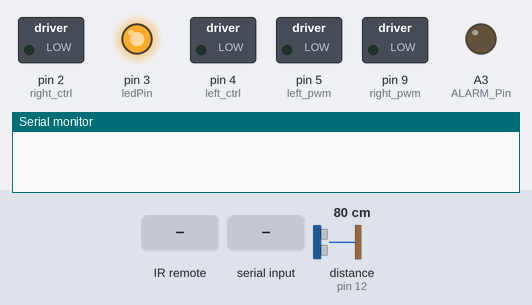
A sketch run on a simulated Arduino Uno, built with avr-gcc and run on an emulated ATmega328P. On the bench: switched loads named in the sketch (green lamp = pin HIGH), output pins drawn as LEDs (lit = HIGH), the last lines printed to the serial monitor. Dashed ring = blinking. The test bench sets the inputs (shaded band); at power-on: distance to the obstacle (sensor on pin 12) 80 cm. The echo pulse lasts 58.3 µs per cm; pins used as bus, display or sensor lines are not drawn.

Above: at 3.6 s.
3.7 s: infrared code 0xFF629D received
At 4.9 s:
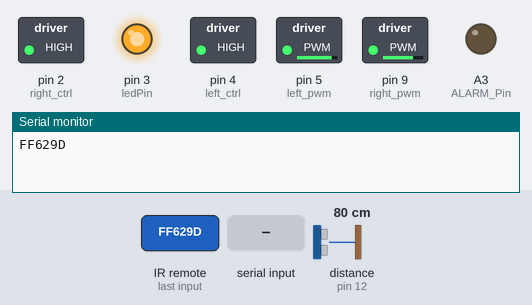
5.2 s: "B" received over Serial
At 6.3 s:
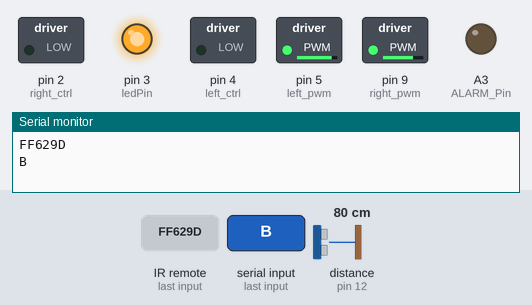
6.7 s: infrared code 0xFF52AD received
At 8.5 s:
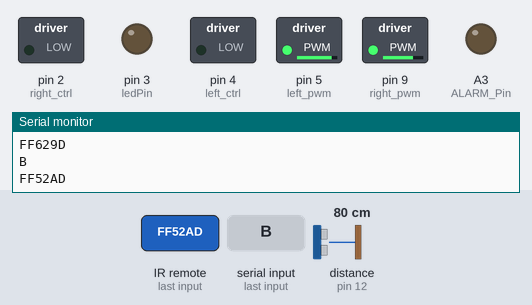
9.3 s: distance to the obstacle (sensor on pin 12) set to 45 cm
10.8 s: distance to the obstacle (sensor on pin 12) set to 36 cm
At 11.2 s:
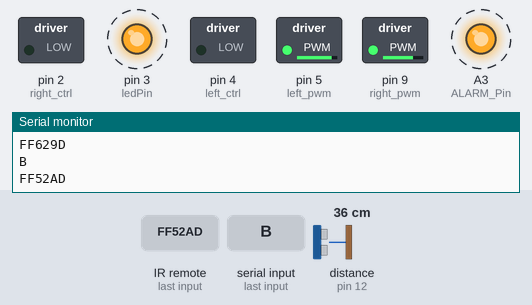
13.8 s: distance to the obstacle (sensor on pin 12) set to 60 cm
At 14.3 s:
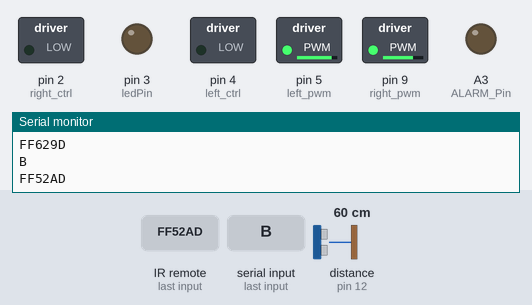
Timing chart, 0 to 16.4 s (numbered marks = the images above; inputs shaded):
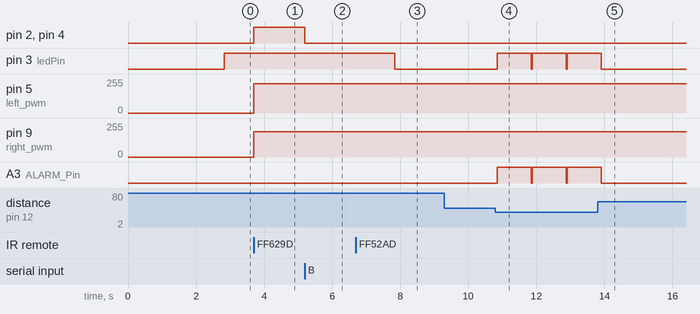

The sketch:

keystudio_4WD_MultipurposeRobot.ino
```cpp
unsigned char start01[] = {0x01,0x02,0x04,0x08,0x10,0x20,0x40,0x80,0x80,0x40,0x20,0x10,0x08,0x04, 0x02,0x01};
unsigned char front_matrix[] = {0x00,0x00,0x00,0x00,0x00,0x24,0x12,0x09,0x12,0x24,0x00,0x00,0x00,0x00, 0x00,0x00};
unsigned char back_matrix[] = {0x00,0x00,0x00,0x00,0x00,0x24,0x48,0x90,0x48,0x24,0x00,0x00,0x00,0x00, 0x00,0x00};
unsigned char left_matrix[] = {0x00,0x00,0x00,0x00,0x00,0x00,0x44,0x28,0x10,0x44,0x28,0x10,0x44,0x28, 0x10,0x00};
unsigned char right_matrix[] = {0x00,0x10,0x28,0x44,0x10,0x28,0x44,0x10,0x28,0x44,0x00,0x00,0x00,0x00, 0x00,0x00};
unsigned char STOP01[] = {0x2E,0x2A,0x3A,0x00,0x02,0x3E,0x02,0x00,0x3E,0x22,0x3E,0x00,0x3E,0x0A, 0x0E,0x00};
unsigned char clear[] = {0x00,0x00,0x00,0x00,0x00,0x00,0x00,0x00,0x00,0x00,0x00,0x00,0x00,0x00, 0x00,0x00};
unsigned char alarm_matrix[] = {0x00, 0x00, 0x7a, 0x7a, 0x00, 0x00, 0x00, 0x7a, 0x7a, 0x00, 0x00, 0x00, 0x7a, 0x7a, 0x00, 0x00};

#define ALARM_Pin A3
#define SCL_Pin A5
#define SDA_Pin A4
#include "SR04.h"
#define TRIG_PIN 12
#define ECHO_PIN 13
SR04 sr04 = SR04(ECHO_PIN,TRIG_PIN);
long distance,distance1,distance2,distance3;
const int left_ctrl = 4;
const int left_pwm = 5;
const int right_ctrl = 2;
const int right_pwm = 9;

const int sensor_l = 6;
const int sensor_c = 7;
const int sensor_r = 8;
int l_val,c_val,r_val;
const int servopin = 10;
char BLE_val;

#include <IRremote.h>//function library of IR remote control
int RECV_PIN = A0;// set the pin of IR receiver to A0
IRrecv irrecv(RECV_PIN);
long irr_val;
decode_results results;

int ledPin = 3; // Define the LED pin at D3

bool doHelloDance = true;
int ledCounter = 0;
bool showLed = true;

bool isAlarmEnabled = false;
int targetAlarmDistance = 0;
double alarmDistanceThreshold = 0.05; // Change of 5% of targetAlarmDistance will trigger alarm, if enabled

void setup() {
  Serial.begin(9600);
  irrecv.enableIRIn(); // Start the receiver
  pinMode(left_ctrl,OUTPUT);
  pinMode(left_pwm,OUTPUT);
  pinMode(right_ctrl,OUTPUT);
  pinMode(right_pwm,OUTPUT);
  pinMode(sensor_l,INPUT);
  pinMode(sensor_c,INPUT);
  pinMode(sensor_r,INPUT);
  pinMode(SCL_Pin,OUTPUT);
  pinMode(ALARM_Pin,OUTPUT);
  pinMode(SDA_Pin,OUTPUT);
  //Clear the screen
  matrix_display(clear);
  matrix_display(start01);
  pinMode(ledPin, OUTPUT);

  digitalWrite(ALARM_Pin, LOW);
}


void loop() {
  if (isAlarmEnabled) {
    triggerAlarmIfNeeded();
    return;
  }

  showHelloDance();
  blinkLed();

  if (Serial.available()>0) {
    BLE_val = Serial.read();
    Serial.println(BLE_val);
  }

  processIR();
  processBLE();
}

void blinkLed() {
  if (ledCounter % 100000 == 0) {
    digitalWrite(ledPin, showLed ? HIGH : LOW);
    showLed = !showLed;
    ledCounter = 0;
  }
  ledCounter += 1;
}

void showHelloDance() {
  if (doHelloDance) {
    servopulse(servopin,0);
    delay(500);
    servopulse(servopin,140);
    delay(500);
    // ISSUE For some reason servo 65 is physically equal to 90, when IR is connected in the program.
    servopulse(servopin,65);
    doHelloDance = false;
  }
}

void processIR() {
    if (irrecv.decode(&results)) {
    irr_val = results.value;
    Serial.println(irr_val, HEX);//serial reads the IR remote signals
    switch(irr_val) {
      case 0xFF629D :
        front();
        matrix_display(front_matrix);
        break;
      case 0xFFA857 :
        back();
        matrix_display(back_matrix);
        break;
      case 0xFF22DD :
        left();
        matrix_display(left_matrix);
        break;
      case 0xFFC23D :
        right();
        matrix_display(right_matrix);
        break;
      case 0xFF02FD :
        Stop();
        matrix_display(STOP01);
        break;
      case 0xFF52AD:
        setupAlarm();
        break;
    }
    irrecv.resume(); // Receive the next value
  }
}

void setupAlarm() {
  isAlarmEnabled = true;
  matrix_display(alarm_matrix);
  delay(1000);
  targetAlarmDistance = sr04.DistanceAvg();
  matrix_display(clear);
  digitalWrite(ledPin, LOW);
}

void triggerAlarmIfNeeded() {
  int currentDistance = sr04.Distance();
  double distanceChangePercentage = abs(targetAlarmDistance - currentDistance) / currentDistance;
  if (distanceChangePercentage > alarmDistanceThreshold) {
    digitalWrite(ALARM_Pin, HIGH);
    digitalWrite(ledPin, HIGH);
    delay(1000);
    digitalWrite(ALARM_Pin, LOW);
    digitalWrite(ledPin, LOW);
  }
}

void processBLE() {
  switch(BLE_val) {
    case 'F':
      front();
      matrix_display(front_matrix);
      break;
    case 'B':
      back();
      matrix_display(back_matrix);
      break;
    case 'L':
      left();
      matrix_display(left_matrix);
      break;
    case 'R':
      right();
      matrix_display(right_matrix);
      break;
    case 'S':
      Stop();
      matrix_display(STOP01);
      break;
    case 'X':
      tracking();
      break;
    case 'Y':
      avoid();
      break;
    case 'U':
      follow_car();
      break;
  }
}

void avoid() {
  matrix_display(start01);
  int track_flag = 0;
  while(track_flag == 0) {
    distance1=sr04.Distance();
    if((distance1 < 20)&&(distance1 != 0)) {
      Stop2();
      delay(100);
      servopulse(servopin,180);
      delay(500);
      distance2=sr04.Distance();
      delay(100);
      servopulse(servopin,0);
      delay(500);
      distance3=sr04.Distance();
      delay(100);
      if(distance2 > distance3) {
        left();
        servopulse(servopin,90);
      } else {
        right();
        servopulse(servopin,90);
      }
    } else {
      front();
    }
    if(Serial.available()>0) {
      BLE_val = Serial.read();
      if(BLE_val == 'S') {
        track_flag = 1;
      }
    }
  }
}

void follow_car() {
  matrix_display(start01);
  servopulse(servopin,90);
  int track_flag = 0;
  while(track_flag == 0) {
    distance = sr04.Distance();
    if(distance<8) {
      back2();
    } else if((distance>=8)&&(distance<13)) {
      Stop();
    } else if((distance>=13)&&(distance<35)) {
      front();
    } else {
      Stop();
    }

    if(Serial.available()>0) {
      BLE_val = Serial.read();
      if(BLE_val == 'S') {
        track_flag = 1;
      }
    }
  }
}

void servopulse(int servopin,int myangle) {
  for(int i=0;i<30;i++){
    int pulsewidth = (myangle*11)+500;
    digitalWrite(servopin,HIGH);
    delayMicroseconds(pulsewidth);
    digitalWrite(servopin,LOW);
    delay(20-pulsewidth/1000);
  }
}

void tracking() {
  matrix_display(start01);
  int track_flag = 0;
  while(track_flag == 0) {
    l_val = digitalRead(sensor_l);
    c_val = digitalRead(sensor_c);
    r_val = digitalRead(sensor_r);
    if(c_val == 1) {
      front2();
    } else {
      if((l_val == 1)&&(r_val == 0)) {
        left();
      } else if((l_val == 0)&&(r_val == 1)) {
        right();
      } else {
        Stop();
      }
    }
    if(Serial.available()>0) {
      BLE_val = Serial.read();
      if(BLE_val == 'S') {
        track_flag = 1;
      }
    }
  }
}

void front() {
  digitalWrite(left_ctrl,HIGH);
  analogWrite(left_pwm,220);
  digitalWrite(right_ctrl,HIGH);
  analogWrite(right_pwm,190);
}

void front2() {
  digitalWrite(left_ctrl,HIGH);
  analogWrite(left_pwm,75);
  digitalWrite(right_ctrl,HIGH);
  analogWrite(right_pwm,70);
}

void back() {
  digitalWrite(left_ctrl,LOW);
  analogWrite(left_pwm,220);
  digitalWrite(right_ctrl,LOW);
  analogWrite(right_pwm,190);
}

void back2() {
  digitalWrite(left_ctrl,LOW);
  analogWrite(left_pwm,110);
  digitalWrite(right_ctrl,LOW);
  analogWrite(right_pwm,90);
}

void left() {
  digitalWrite(left_ctrl,LOW);
  analogWrite(left_pwm,220);
  digitalWrite(right_ctrl,HIGH);
  analogWrite(right_pwm,190);
}

void right() {
  digitalWrite(left_ctrl,HIGH);
  analogWrite(left_pwm,220);
  digitalWrite(right_ctrl,LOW);
  analogWrite(right_pwm,190);
}

void Stop() {
  analogWrite(left_pwm,0);
  analogWrite(right_pwm,0);
}

void Stop2() {
  digitalWrite(left_ctrl,LOW);
  analogWrite(left_pwm,200);
  digitalWrite(right_ctrl,LOW);
  analogWrite(right_pwm,200);
  delay(50);
  analogWrite(left_pwm,0);
  analogWrite(right_pwm,0);
}

//this function is used for dot matrix display
void matrix_display(unsigned char matrix_value[]) {
  IIC_start(); // the function to transmit data
  IIC_send(0xc0); //select address
  for(int i = 0;i < 16;i++) { //pattern data has 16 bytes
    IIC_send(matrix_value[i]); //data transmits patterns
  }
  IIC_end();
  //end the transmission of patterns data
  IIC_start();
  IIC_send(0x8A); //display the control, set pulse width to 4/16
  IIC_end();
}
// The condition of data transmission starts
void IIC_start() {
  digitalWrite(SCL_Pin,HIGH);
  delayMicroseconds(3);
  digitalWrite(SDA_Pin,HIGH);
  delayMicroseconds(3);
  digitalWrite(SDA_Pin,LOW);
  delayMicroseconds(3);
}

// transmit data
void IIC_send(unsigned char send_data) {
  for(char i = 0;i < 8;i++) { //Every character has 8 bits

    digitalWrite(SCL_Pin,LOW);
    //pull down the SCL_Pin to change the signal of SDA
    delayMicroseconds(3);
    // 1 or 0 of byte is used to set high and low level of SDA_Pin
    if(send_data & 0x01) {
      digitalWrite(SDA_Pin,HIGH);
    } else {
      digitalWrite(SDA_Pin,LOW);
    }
    delayMicroseconds(3);
    digitalWrite(SCL_Pin,HIGH);
    //pull up the SCL_Pin to stop transmitting data
    delayMicroseconds(3);
    send_data = send_data >> 1; //Detect bit by bit, so move the data right by one bit detect bit by bit, move data
  }
}

//the sign that data ends transmitting
void IIC_end() {
  digitalWrite(SCL_Pin,LOW);
  delayMicroseconds(3);
  digitalWrite(SDA_Pin,LOW);
  delayMicroseconds(3);
  digitalWrite(SCL_Pin,HIGH);
  delayMicroseconds(3);
  digitalWrite(SDA_Pin,HIGH);
  delayMicroseconds(3);
}
```

Measured:
- the behaviour switches between 41 and 40 cm on distance to the obstacle (sensor on pin 12) (found by bisection; images 3 and 4)
- after the input at 3.7 s, pin 2 (right_ctrl), pin 4 (left_ctrl): LOW → HIGH at once; pin 5 (left_pwm): 0/255 → 220/255 at once; pin 9 (right_pwm): 0/255 → 190/255 at once
- after the input at 5.2 s, pin 2 (right_ctrl), pin 4 (left_ctrl): HIGH → LOW at once
- after the input at 6.7 s, pin 3 (ledPin): HIGH → LOW after 1.1 s
- after the input at 9.3 s, every drawn part: stays the same
- after the input at 10.8 s, pin 3 (ledPin), A3 (ALARM_Pin): alternates HIGH for 1.0 s and LOW for 0.03 s, starting after 0.05 s
- after the input at 13.8 s, pin 3 (ledPin), A3 (ALARM_Pin): goes on until 13.9 s, then stays LOW
